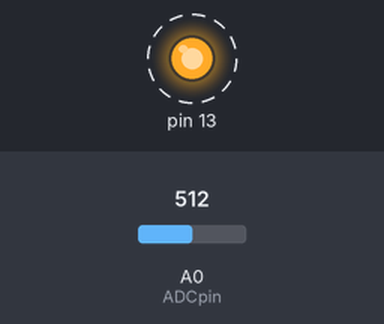
Simulated run of this sketch. Board: Arduino Uno, built with avr-gcc and run on an emulated ATmega328P. Shown: output pins drawn as LEDs (lit = HIGH). Dashed ring = blinking. The inputs (shaded band) are chosen by the test bench; at power-on: A0 (ADCpin) = 512. EEPROM starts erased; what the sketch prints to the serial monitor is not drawn.

Above: at 10.14 s.
Timing chart, 0 to 13.0 s (numbered marks = the images above):
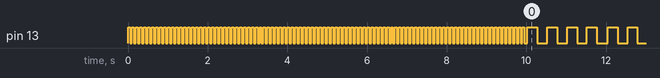

Measured:
- by itself, pin 13: goes 99 × (LOW 0.05 s, HIGH 0.05 s), LOW 0.07 s, 237 × (HIGH 0.25 s, LOW 0.25 s), HIGH 0.25 s, then LOW

The sketch:

e_dataLogger.ino
```cpp
// dataLogger:  Waits 10s then reads ADC pin and saves the values to EEPROM
// 10 second wait allows user to load new program onto Uno to read data
// Blinking LED will show status, fast blink indicates 10s wait
// Slow rate indicates writing data to EEPROM, 1 blink per write

// Add the funtions which control the EEPROM storage
#include <EEPROM.h>

// global variables used in program
unsigned int address = 0;           // beginning address at which to store data
unsigned int ADCpin = A0;           // set the input pin (ADC) to be read
unsigned int ADCvalue = 0;          // variable to store the ADC value
float voltage = 0;                  // voltage conversion from ADC
const float conversion = 5.0/1024;  // conversion constant for ADC to voltage
unsigned int now;                   // time stamp for data
unsigned int start_time = 10;       // n seconds before logging data
unsigned int start_blinks = 10;     // n/2 blinks per second, indicate startup
unsigned int read_delay = 2;        // n seconds before logging data
unsigned int read_blinks = 2;       // n/2 blinks per second, indicate ADC read

// read: get the time and the ADC value
void read();

// convert: convert ADC data to voltage
void convert();

// save:  save converted value and time stamp to non-volatile memory
void save();

// display: show values on Serial port
void display();

// determine if memory is full, if so stop program
bool end();

// blink: delay for n seconds, blinking n/2 times per second
void blink(unsigned int seconds, unsigned int times);

// "stop" the uC by using an empty infinite loop, use to exit void loop()
void stop();

// setup function for initializing uC, req'd by Arduino
// initialize serial port, print a header for the data, delay/blink n start_time
void setup()
{
    Serial.begin(115200);

    // initialize digital pin LED_BUILTIN (pin 13) as an output
    pinMode(13, OUTPUT);

    // delay to allow user to upload a different program to Uno, if desired
    blink(start_time, start_blinks);

    Serial.println("Address Time \t Voltage");
}

// infinite loop for executing code without stopping, req'd by Arduino
void loop()
{
    read();
    convert();
    save();
    display();
    if (end())
    {
        stop();
    }
}

void convert()
{
    voltage = ADCvalue * conversion;
}

void read()
{    // read the value from the ADC pin and get the elapsed time:
    ADCvalue = analogRead(ADCpin);
    now = millis();
}

void save()
{
    EEPROM.put(address, now);
    address += sizeof(now);
    // store voltage and set the next available address
    EEPROM.put(address, voltage);
    address += sizeof(voltage);

}

void display()
{
    // print address, time and voltage
    // as address has incremented past orig location, reset for printing
    Serial.print(address - (sizeof(now) + sizeof(voltage)));
    Serial.print("\t");
    Serial.print(now);
    Serial.print("\t ");
    Serial.println(voltage);
}

bool end()
{
    // check if the next address exceeds EEPROM capacity, return true
    if (address >= EEPROM.length())
    {
        Serial.print("Address ");
        Serial.print(address);
        Serial.print(" will exceed memorysize of ");
        Serial.println(EEPROM.length());
        return true;
    }

    // if not, wait then return false
    blink(read_delay, read_blinks);
    return false;

}

void blink(unsigned int seconds, unsigned int times)
{
    for (unsigned int i = 0; i < seconds; i++)
    {
        for (unsigned int j = 0; j < times; j++)
        {
            digitalWrite(13, HIGH);   // turn the LED on (HIGH is the voltage level)
            delay(1000/times/2); // wait for a second, blinking
            digitalWrite(13, LOW);    // turn the LED off by making the voltage LOW
            delay(1000/times/2); // wait for a second, blinking
        }
    }
}

void stop()
{
    while(1) {};
}
```
